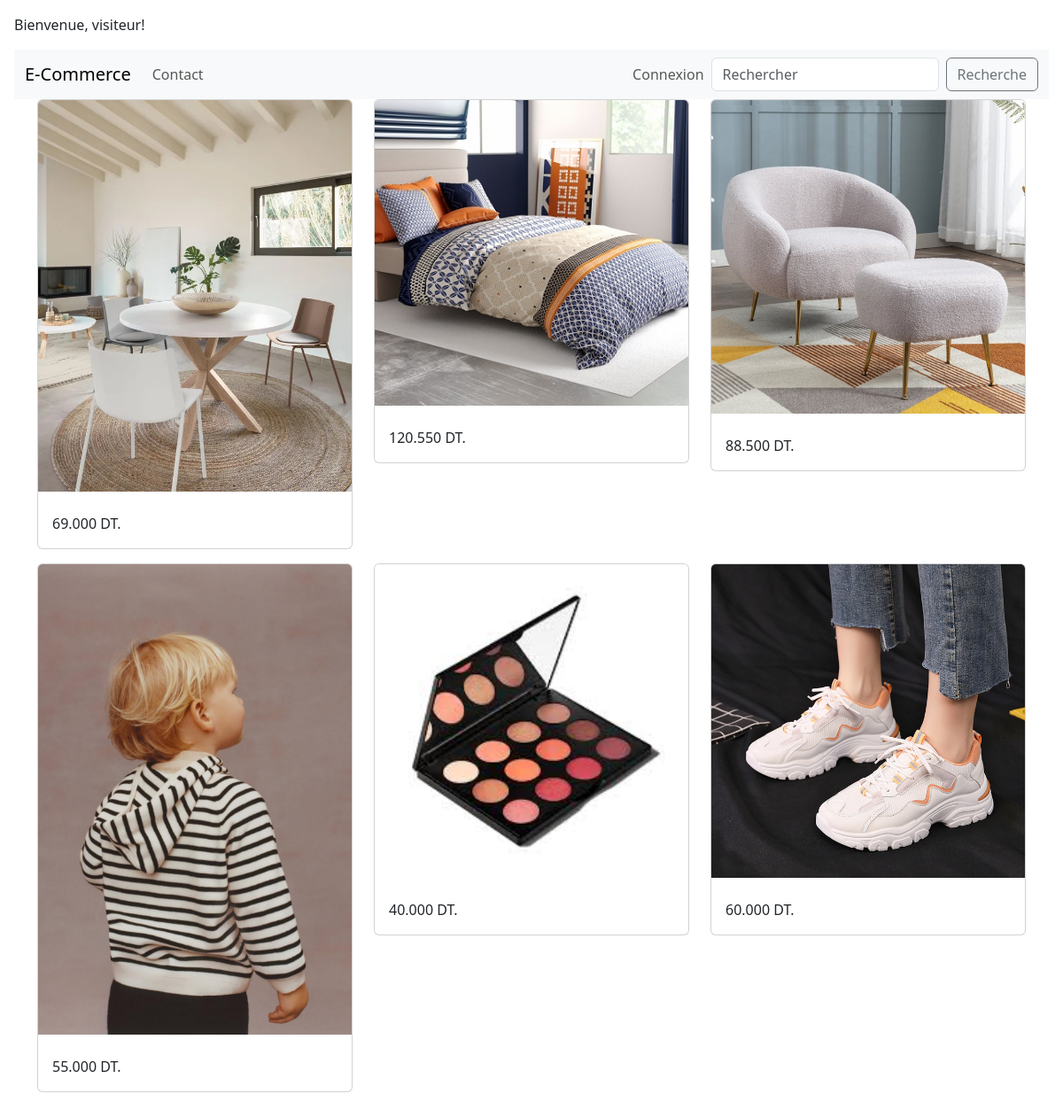
The app's page /magasin/ with its own data.
### magasin/models.py (models this page shows, shortened)
class Produit(models.Model):
    TYPE_CHOICES=[('em','emballé'),
              ('fr','frais'),
              ('cs','conservé')
              ]
    libellé = models.CharField(max_length=100)
    description = models.TextField(default='non definie')
    prix = models.DecimalField(max_digits=10, decimal_places=3)
    type = models.CharField(max_length=2,choices=TYPE_CHOICES,default='em')
    categorie = models.ForeignKey('Categorie', on_delete=models.CASCADE, null=True)
    fournisseur=models.ForeignKey('Fournisseur',on_delete=models.CASCADE,null=True)
    img=models.ImageField(blank=True,upload_to='media/')

### magasin/views.py (the view)
# urls.py: path('', views.index, name='index'),
def index(request):
    list=Produit.objects.all()
    return render(request,'magasin/vitrine.html',{'list':list})

### magasin/templates/magasin/vitrine.html (shortened to what this page needs)
{% extends 'magasin/base.html' %}
{% load static %}
{% block content %}
<div class="container">
  <div class="row">
    {% for article in list %}
    {% if forloop.counter0|divisibleby:3 %}
    </div>
    <div class="row">
    {% endif %}
    <div class="col-md-4">
      <div class="card mb-3">
        <img src="/media/{{ article.img }}" class="card-img-top" alt="">
        <div class="card-body">
          <p class="card-text">{{ article.prix }} DT.</p>
        </div>
      </div>
    </div>
    {% endfor %}
  </div>
</div>
{% endblock %}

### magasin/templates/magasin/base.html (shortened to what this page needs)
{% load static %}
<!DOCTYPE html>
<html>
<head>
<link rel='stylesheet' type='text/css' media='screen'
href="{% static 'css/base.css'%}">
<link href="https://cdn.jsdelivr.net/npm/bootstrap@5.3.0-alpha3/dist/css/bootstrap.min.css" rel="stylesheet">
<link href="https://getbootstrap.com/docs/5.3/assets/css/docs.css" rel="stylesheet">
</head>
<body class="p-3 m-0 border-0 bd-example">
  {% if request.session.username %}
  <p>Bienvenue, {{ request.session.username }}!</p>
{% else %}
  <p>Bienvenue, visiteur!</p>
{% endif %}
  <nav class="navbar navbar-expand-lg bg-body-tertiary">
    <div class="container-fluid">
      <a class="navbar-brand" href="http://127.0.0.1:8000/">E-Commerce</a>
      <div class="collapse navbar-collapse" id="navbarSupportedContent">
        <ul class="navbar-nav me-auto mb-2 mb-lg-0">
            <li class="nav-item active">
              <a class="nav-link" href="{% url 'indexA' %}">Contact</a>
            </li>
        </ul>
        <ul class="navbar-nav ml-auto">
          {% if user.is_authenticated %}
          <li class="nav-item active">
          <a class="nav-link" href="#">{{user}},</a>
          </li>
          <li class="nav-item active">
          <a class="nav-link" href="{% url 'logout' %}">Déconnexion</a>
          </li>
          {% else %}
          <li class="nav-item active">
          <a class="nav-link" href="{% url 'login' %}">Connexion</a>
          </li>
          {% endif %}
          </ul>
        <form class="d-flex" role="search">
          <input class="form-control me-2" type="search" placeholder="Rechercher " aria-label="Search">
          <button class="btn btn-outline-secondary" type="submit">Recherche</button>
        </form>
      </div>
    </div>
  </nav>
  {% block content %}
  {% endblock %}

### records on screen
Produit: img (picture), prix "69.000"
Produit: img (picture), prix "120.550"
Produit: img (picture), prix "88.500"
Produit: img (picture), prix "55.000"
Produit: img (picture), prix "40.000"
Produit: img (picture), prix "60.000"
